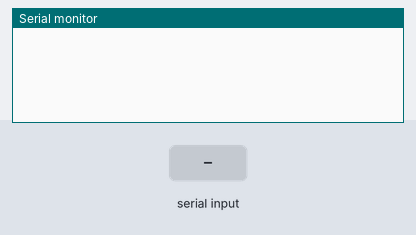
The sketch below on a simulated Arduino Uno, built with avr-gcc and run on an emulated ATmega328P. Parts: the last lines printed to the serial monitor. The test bench sets the inputs (shaded band).

Above: at 1.2 s.
1.3 s: "1Z" received over the second serial link
At 1.41 s:
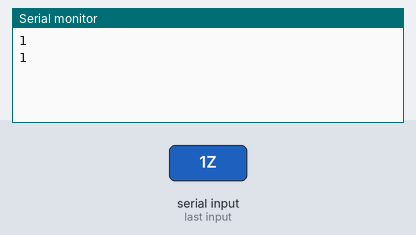
3.2 s: "0Z" received over the second serial link
At 3.21 s:
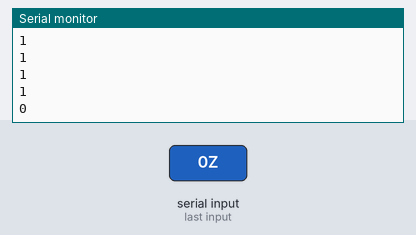
4.7 s: "2Z" received over the second serial link
At 4.71 s:
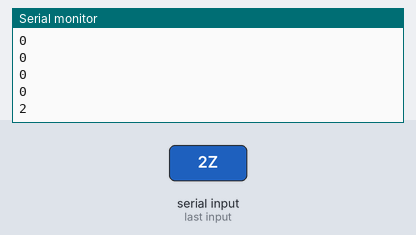
Timing chart, 0 to 7.7 s (numbered marks = the images above; inputs shaded):
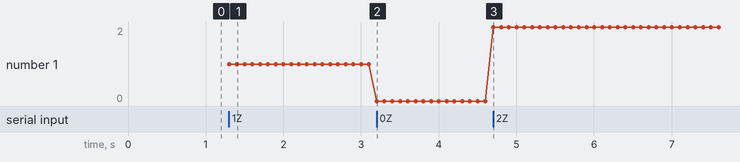

The sketch:

Arduino_TX_RX_Test_1.ino
```cpp
#include <SoftwareSerial.h>
SoftwareSerial mySerial(10, 11); // RX, TX
String c = "";
char buf[5];


void setup() {
  // Open serial communications and wait for port to open:
  Serial.begin(9600);
  while (!Serial) {
    ; // wait for serial port to connect. Needed for native USB port only
  }


  // set the data rate for the SoftwareSerial port
  mySerial.begin(9600);
}

void loop() { // run over and over
  while (mySerial.available()) { // slave may send less than requested
 c = mySerial.readStringUntil('Z');         // print the character
  }
  Serial.println(c);
  delay(100);
  }
```

Measured:
- after the input at 1.3 s, the serial monitor: prints a new line at once (image 1)
- after the input at 3.2 s, the serial monitor: prints a new line at once (image 2)
- after the input at 4.7 s, the serial monitor: prints a new line at once (image 3)
- plotted number 1: 1 → 0 after the input at 3.2 s, 0 → 2 after the input at 4.7 s
